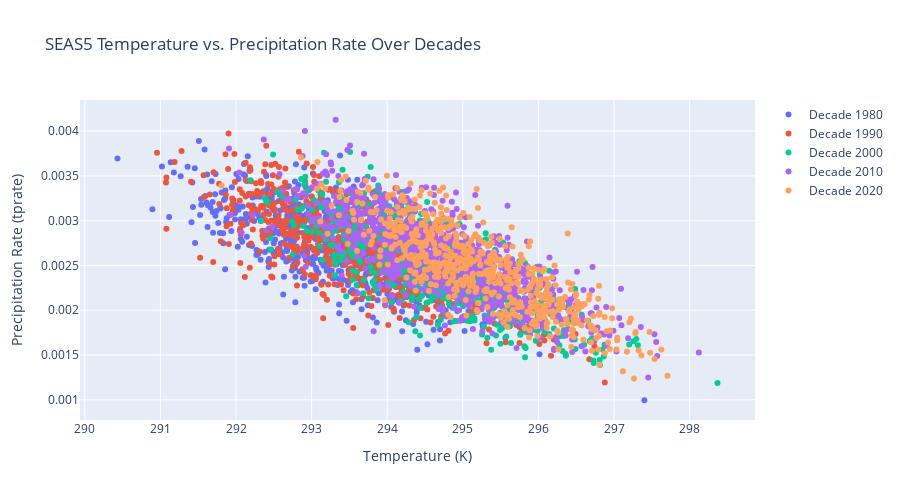

The notebook cell saved with this chart:
### Code cell
fig = go.Figure()

SEAS5_clean['decade'] = (SEAS5['year'] // 10) * 10

for decade in SEAS5_clean['decade'].unique():
    subset = SEAS5_clean[SEAS5_clean['decade'] == decade]
    fig.add_trace(go.Scatter(x=subset['t2m'], y=subset['tprate'],
                             mode='markers', name=f'Decade {decade}'))

fig.update_layout(
    title='SEAS5 Temperature vs. Precipitation Rate Over Decades',
    xaxis_title='Temperature (K)', 
    yaxis_title='Precipitation Rate (tprate)',
    width=900,  # Set the width of the plot
    height=500  # Set the height of the plot
)

fig.show()

### Figure 1 — Plotly figure (JSON) as saved in the notebook; plotly's stock layout.template omitted (floating-point values rounded to 4 significant figures; data arrays with more than 128 entries replaced by an {"elided": "..."} marker saying what was removed)
{"data": [{"mode": "markers", "name": "Decade 1980", "type": "scatter", "x": {"elided": "675 float values"}, "y": {"elided": "675 float values"}}, {"mode": "markers", "name": "Decade 1990", "type": "scatter", "x": {"elided": "750 float values"}, "y": {"elided": "750 float values"}}, {"mode": "markers", "name": "Decade 2000", "type": "scatter", "x": {"elided": "750 float values"}, "y": {"elided": "750 float values"}}, {"mode": "markers", "name": "Decade 2010", "type": "scatter", "x": {"elided": "984 float values"}, "y": {"elided": "984 float values"}}, {"mode": "markers", "name": "Decade 2020", "type": "scatter", "x": {"elided": "612 float values"}, "y": {"elided": "612 float values"}}], "layout": {"height": 500, "title": {"text": "SEAS5 Temperature vs. Precipitation Rate Over Decades"}, "width": 900, "xaxis": {"title": {"text": "Temperature (K)"}}, "yaxis": {"title": {"text": "Precipitation Rate (tprate)"}}}}
